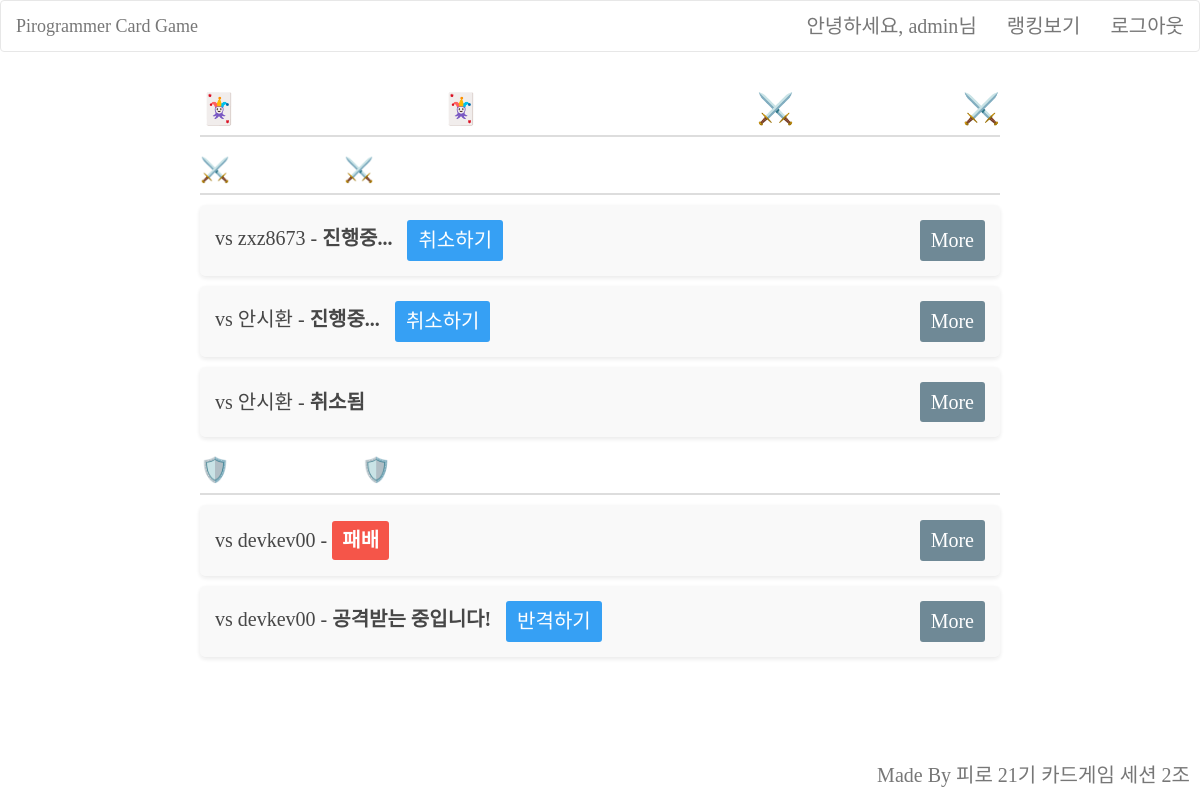
The page /game/history/ (signed in) on the database as committed earlier.
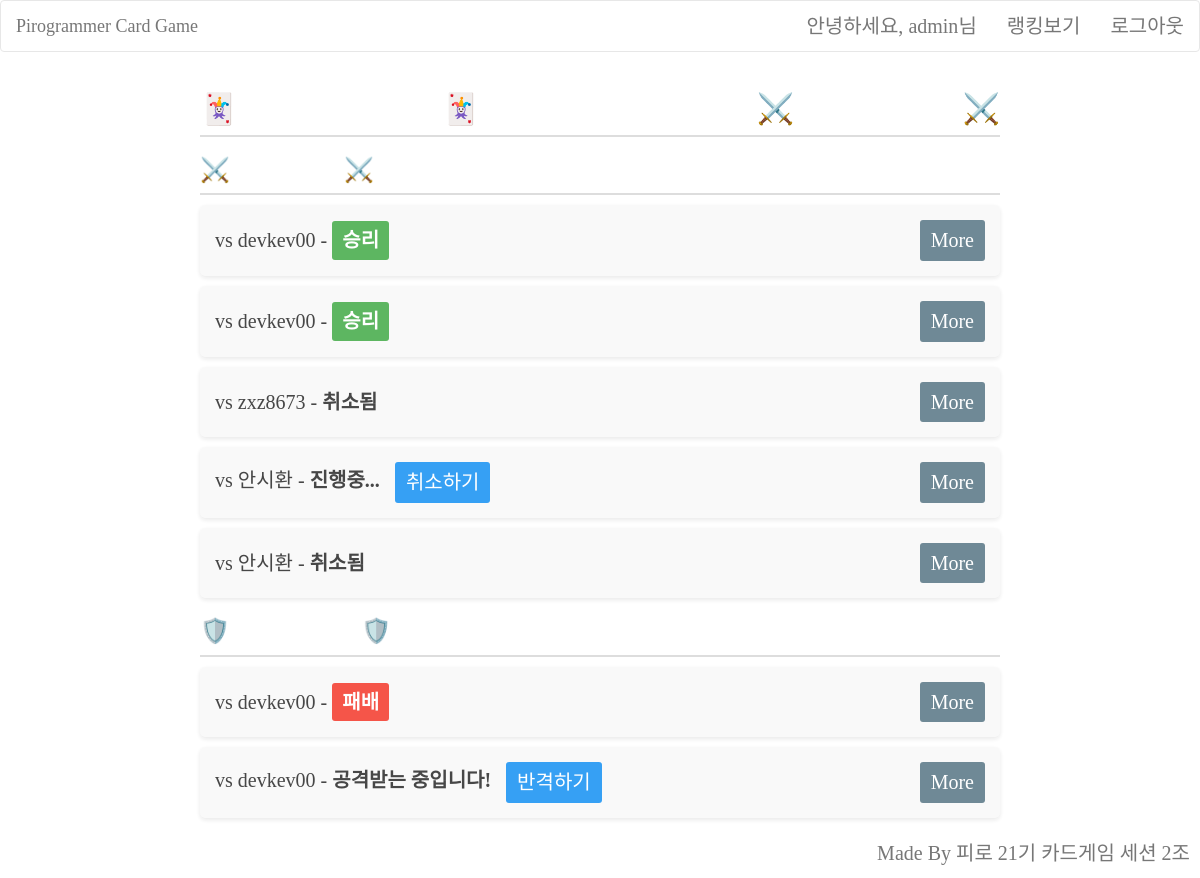
The same page on the database as committed later.
### apps/game/models.py (models this page shows, shortened)
class Game(models.Model):
    attacker = models.ForeignKey(settings.AUTH_USER_MODEL, related_name='attacks', on_delete=models.CASCADE)
    defender = models.ForeignKey(settings.AUTH_USER_MODEL, related_name='defenses', on_delete=models.CASCADE)
    attacker_card = models.IntegerField(null=True)
    defender_card = models.IntegerField(null=True)
    attacker_score = models.IntegerField(default=0) # 공격자 게임 점수 추가
    defender_score = models.IntegerField(default=0) # 수비자 게임 점수 추가
    STATUS_CHOICES = [
        ('PENDING', '반격 대기'),
        ('ONGOING', '게임 진행 중'),
        ('FINISHED', '게임 종료'),
        ('CANCELLED', '취소')
    ]
    WIN_CONDITION_CHOICES = [
        ('HIGH', 'Higher number wins'),
        ('LOW', 'Lower number wins'),
    ]
    RESULT_CHOICES = [
        ('ATTACKER_WIN', 'Attacker Win'),
        ('DEFENDER_WIN', 'Defender Win'),
        ('DRAW', 'Draw'),
    ]
    win_condition = models.CharField(max_length=4, choices=WIN_CONDITION_CHOICES, null=True)
    status = models.CharField(max_length=10, choices=STATUS_CHOICES, default='PENDING')
    result = models.CharField(max_length=20, choices=RESULT_CHOICES, null=True, blank=True)

### apps/accounts/models.py (models this page shows, shortened)
class CustomUser(AbstractUser):
    score = models.IntegerField(default=0)

### apps/game/views.py (the view)
# urls.py: path('game/history/', game_history, name='game_history'), # 전적 (게임 리스트)
@login_required # 로그인 여부 확인
def game_history(request):
    attacks = Game.objects.filter(attacker=request.user).order_by('-id')
    defenses = Game.objects.filter(defender=request.user).order_by('-id')
    context = {
        'attacks': attacks,
        'defenses': defenses,
    }
    return render(request, 'list.html', context)

### templates/list.html (shortened to what this page needs)
{% extends 'base.html' %}
{% load static %}
{% block content %}
<div class="game-history">
    <h2 class="game-history__title">🃏 {{ user.username }}'s History 🃏 <a href="/game/attack/" style="text-decoration: none; color: white;">⚔️ Go to Attack ⚔️</a></h2>
    <h3 class="game-history__subtitle">⚔️ My Attack ⚔️</h3>
    <ul class="game-list">
    {% for game in attacks %}
        <li class="game-item">
            <div class="game-item__info">
                <span class="game-item__opponent">vs {{ game.defender.username }}</span> -
                <span class="game-item__status">
                {% if game.status == 'PENDING' %}
                    진행중...
                    <form class="game-item__cancel-form" action="{% url 'game:cancel_game' game.id %}" method="post">
                        <button class="btn btn--cancel" type="submit">취소하기</button>
                    </form>
                {% elif game.status == 'ONGOING' %}
                    게임 진행 중
                {% elif game.status == 'FINISHED' %}
                    <span class="game-item__result {% if game.result == 'ATTACKER_WIN' %}game-item__result--win{% elif game.result == 'DEFENDER_WIN' %}game-item__result--lose{% else %}game-item__result--draw{% endif %}">
                    {% if game.result == 'ATTACKER_WIN' %}
                        승리
                    {% elif game.result == 'DEFENDER_WIN' %}
                        패배
                    {% else %}
                        무승부
                    {% endif %}
                    </span>
                {% elif game.status == 'CANCELLED' %}
                    취소됨
                {% endif %}
                </span>
            </div>
            <a class="btn btn--detail" href="{% url 'game:game_detail' game.id %}">More</a>
        </li>
    {% endfor %}
    </ul>
    <h3 class="game-history__subtitle">🛡️ My Defence 🛡️</h3>
    <ul class="game-list">
    {% for game in defenses %}
        <li class="game-item">
            <div class="game-item__info">
                <span class="game-item__opponent">vs {{ game.attacker.username }}</span> -
                <span class="game-item__status">
                {% if game.status == 'PENDING' %}
                    공격받는 중입니다! <a class="btn btn--counter" href="{% url 'game:counter_attack' game.id %}">반격하기</a>
                {% elif game.status == 'ONGOING' %}
                    게임 진행 중
                {% elif game.status == 'FINISHED' %}
                    <span class="game-item__result {% if game.result == 'DEFENDER_WIN' %}game-item__result--win{% elif game.result == 'ATTACKER_WIN' %}game-item__result--lose{% else %}game-item__result--draw{% endif %}">
                    {% if game.result == 'DEFENDER_WIN' %}
                        승리
                    {% elif game.result == 'ATTACKER_WIN' %}
                        패배
                    {% else %}
                        무승부
                    {% endif %}
                    </span>
                {% elif game.status == 'CANCELLED' %}
                    취소됨
                {% endif %}
                </span>
            </div>
            <a class="btn btn--detail" href="{% url 'game:game_detail' game.id %}">More</a>
        </li>
    {% endfor %}
    </ul>
</div>
{% endblock %}

Rows that differ between the two databases and show on the page:
added Game: defender.username "devkev00", status "승리", shown under "⚔️ My Attack ⚔️"
added Game: defender.username "devkev00", status "승리", shown under "⚔️ My Attack ⚔️"
changed Game "zxz8673": status "진행중... 취소하기" → "취소됨"
